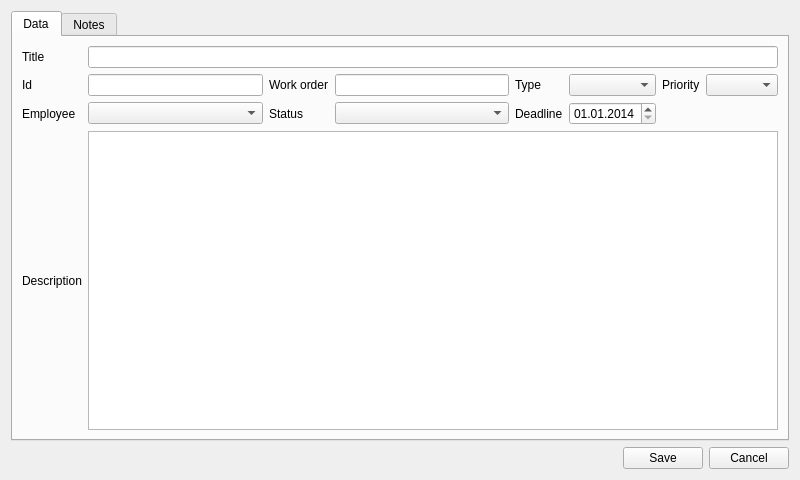
<?xml version="1.0" encoding="UTF-8"?>
<ui version="4.0">
 <class>ActivityDialog</class>
 <widget class="QDialog" name="ActivityDialog">
  <property name="geometry">
   <rect>
    <x>0</x>
    <y>0</y>
    <width>800</width>
    <height>480</height>
   </rect>
  </property>
  <property name="minimumSize">
   <size>
    <width>800</width>
    <height>480</height>
   </size>
  </property>
  <property name="maximumSize">
   <size>
    <width>800</width>
    <height>480</height>
   </size>
  </property>
  <property name="windowTitle">
   <string notr="true">Activity Panel</string>
  </property>
  <layout class="QVBoxLayout" name="verticalLayout">
   <item>
    <widget class="QTabWidget" name="tabWidget">
     <property name="currentIndex">
      <number>0</number>
     </property>
     <widget class="QWidget" name="tabData">
      <attribute name="title">
       <string>Data</string>
      </attribute>
      <layout class="QGridLayout" name="gridLayout_2">
       <item row="1" column="7">
        <widget class="QComboBox" name="typeCombobox"/>
       </item>
       <item row="2" column="7">
        <widget class="QDateEdit" name="deadlineEdit">
         <property name="displayFormat">
          <string>dd.MM.yyyy</string>
         </property>
         <property name="date">
          <date>
           <year>2014</year>
           <month>1</month>
           <day>1</day>
          </date>
         </property>
        </widget>
       </item>
       <item row="2" column="5">
        <widget class="QComboBox" name="statusCombobox"/>
       </item>
       <item row="1" column="4">
        <widget class="QLabel" name="jobcodeLabel">
         <property name="text">
          <string>Work order</string>
         </property>
        </widget>
       </item>
       <item row="1" column="3">
        <widget class="QLineEdit" name="idText">
         <property name="readOnly">
          <bool>true</bool>
         </property>
        </widget>
       </item>
       <item row="2" column="6">
        <widget class="QLabel" name="deadlineLabel">
         <property name="text">
          <string>Deadline</string>
         </property>
        </widget>
       </item>
       <item row="1" column="6">
        <widget class="QLabel" name="typeLabel">
         <property name="text">
          <string>Type</string>
         </property>
        </widget>
       </item>
       <item row="1" column="5">
        <widget class="QLineEdit" name="jobcodeText">
         <property name="maxLength">
          <number>12</number>
         </property>
        </widget>
       </item>
       <item row="2" column="3">
        <widget class="QComboBox" name="employeeCombobox"/>
       </item>
       <item row="2" column="4">
        <widget class="QLabel" name="statusLabel">
         <property name="text">
          <string>Status</string>
         </property>
        </widget>
       </item>
       <item row="1" column="8">
        <widget class="QLabel" name="priorityLabel">
         <property name="text">
          <string>Priority</string>
         </property>
        </widget>
       </item>
       <item row="1" column="9">
        <widget class="QComboBox" name="priorityCombobox"/>
       </item>
       <item row="0" column="3" colspan="7">
        <widget class="QLineEdit" name="titleText">
         <property name="readOnly">
          <bool>false</bool>
         </property>
        </widget>
       </item>
       <item row="2" column="1">
        <widget class="QLabel" name="employeeLabel">
         <property name="text">
          <string>Employee</string>
         </property>
        </widget>
       </item>
       <item row="1" column="1">
        <widget class="QLabel" name="idLabel">
         <property name="text">
          <string>Id</string>
         </property>
        </widget>
       </item>
       <item row="0" column="1">
        <widget class="QLabel" name="titleLabel">
         <property name="text">
          <string>Title</string>
         </property>
        </widget>
       </item>
       <item row="3" column="1">
        <widget class="QLabel" name="descriptionLabel">
         <property name="text">
          <string>Description</string>
         </property>
        </widget>
       </item>
       <item row="3" column="3" colspan="7">
        <widget class="QPlainTextEdit" name="descriptionText"/>
       </item>
      </layout>
     </widget>
     <widget class="QWidget" name="tabNotes">
      <attribute name="title">
       <string>Notes</string>
      </attribute>
      <layout class="QVBoxLayout" name="verticalLayout_2">
       <item>
        <layout class="QGridLayout" name="gridLayout">
         <item row="1" column="1">
          <widget class="QLineEdit" name="authorNoteModEdit">
           <property name="readOnly">
            <bool>true</bool>
           </property>
          </widget>
         </item>
         <item row="2" column="0">
          <widget class="QLabel" name="textNoteLabel">
           <property name="text">
            <string>Text</string>
           </property>
          </widget>
         </item>
         <item row="1" column="0">
          <widget class="QLabel" name="authorNoteModLabel">
           <property name="text">
            <string>Author Modification</string>
           </property>
          </widget>
         </item>
         <item row="0" column="0">
          <widget class="QLabel" name="authorNoteCreationLabel">
           <property name="text">
            <string>Author Creation</string>
           </property>
          </widget>
         </item>
         <item row="0" column="2">
          <widget class="QLabel" name="dateNoteCreLabel">
           <property name="text">
            <string>Date Creation</string>
           </property>
          </widget>
         </item>
         <item row="0" column="1">
          <widget class="QLineEdit" name="authorNoteCreEdit">
           <property name="readOnly">
            <bool>true</bool>
           </property>
          </widget>
         </item>
         <item row="1" column="2">
          <widget class="QLabel" name="dateNoteModLabel">
           <property name="text">
            <string>Date Modification</string>
           </property>
          </widget>
         </item>
         <item row="0" column="3">
          <widget class="QDateTimeEdit" name="dateNoteCreEdit">
           <property name="readOnly">
            <bool>true</bool>
           </property>
          </widget>
         </item>
         <item row="1" column="3">
          <widget class="QDateTimeEdit" name="dateNoteModEdit">
           <property name="readOnly">
            <bool>true</bool>
           </property>
          </widget>
         </item>
         <item row="2" column="1" colspan="3">
          <widget class="QPlainTextEdit" name="textNoteEdit">
           <property name="readOnly">
            <bool>true</bool>
           </property>
          </widget>
         </item>
        </layout>
       </item>
       <item>
        <widget class="Line" name="line">
         <property name="orientation">
          <enum>Qt::Horizontal</enum>
         </property>
        </widget>
       </item>
       <item>
        <widget class="QTableView" name="noteTable">
         <property name="minimumSize">
          <size>
           <width>0</width>
           <height>210</height>
          </size>
         </property>
         <property name="maximumSize">
          <size>
           <width>16777215</width>
           <height>16777215</height>
          </size>
         </property>
         <property name="editTriggers">
          <set>QAbstractItemView::AnyKeyPressed|QAbstractItemView::EditKeyPressed</set>
         </property>
         <property name="selectionMode">
          <enum>QAbstractItemView::SingleSelection</enum>
         </property>
         <property name="selectionBehavior">
          <enum>QAbstractItemView::SelectRows</enum>
         </property>
         <attribute name="verticalHeaderVisible">
          <bool>false</bool>
         </attribute>
        </widget>
       </item>
       <item>
        <layout class="QHBoxLayout" name="horizontalLayout">
         <item>
          <spacer name="horizontalSpacer_2">
           <property name="orientation">
            <enum>Qt::Horizontal</enum>
           </property>
           <property name="sizeHint" stdset="0">
            <size>
             <width>40</width>
             <height>20</height>
            </size>
           </property>
          </spacer>
         </item>
         <item>
          <widget class="QPushButton" name="activityNoteAddButton">
           <property name="text">
            <string>Add</string>
           </property>
          </widget>
         </item>
         <item>
          <widget class="QPushButton" name="activityNoteEditButton">
           <property name="text">
            <string>Edit</string>
           </property>
          </widget>
         </item>
         <item>
          <widget class="QPushButton" name="activityNoteDeleteButton">
           <property name="text">
            <string>Delete</string>
           </property>
          </widget>
         </item>
        </layout>
       </item>
      </layout>
     </widget>
    </widget>
   </item>
   <item>
    <layout class="QHBoxLayout" name="horizontalLayout_2">
     <item>
      <spacer name="horizontalSpacer">
       <property name="orientation">
        <enum>Qt::Horizontal</enum>
       </property>
       <property name="sizeHint" stdset="0">
        <size>
         <width>40</width>
         <height>20</height>
        </size>
       </property>
      </spacer>
     </item>
     <item>
      <widget class="QPushButton" name="saveButton">
       <property name="text">
        <string>Save</string>
       </property>
      </widget>
     </item>
     <item>
      <widget class="QPushButton" name="cancelButton">
       <property name="text">
        <string>Cancel</string>
       </property>
      </widget>
     </item>
    </layout>
   </item>
  </layout>
 </widget>
 <tabstops>
  <tabstop>tabWidget</tabstop>
  <tabstop>titleText</tabstop>
  <tabstop>idText</tabstop>
  <tabstop>jobcodeText</tabstop>
  <tabstop>typeCombobox</tabstop>
  <tabstop>priorityCombobox</tabstop>
  <tabstop>employeeCombobox</tabstop>
  <tabstop>statusCombobox</tabstop>
  <tabstop>deadlineEdit</tabstop>
  <tabstop>descriptionText</tabstop>
  <tabstop>saveButton</tabstop>
  <tabstop>cancelButton</tabstop>
  <tabstop>activityNoteAddButton</tabstop>
  <tabstop>authorNoteCreEdit</tabstop>
  <tabstop>dateNoteCreEdit</tabstop>
  <tabstop>authorNoteModEdit</tabstop>
  <tabstop>dateNoteModEdit</tabstop>
  <tabstop>textNoteEdit</tabstop>
  <tabstop>noteTable</tabstop>
  <tabstop>activityNoteEditButton</tabstop>
  <tabstop>activityNoteDeleteButton</tabstop>
 </tabstops>
 <resources/>
 <connections/>
</ui>
